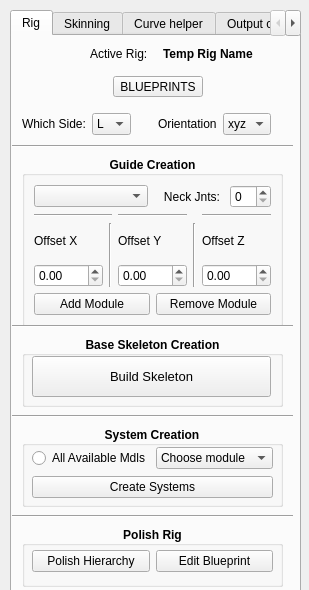
<?xml version="1.0" encoding="UTF-8"?>
<ui version="4.0">
 <class>Form</class>
 <widget class="QWidget" name="Form">
  <property name="geometry">
   <rect>
    <x>0</x>
    <y>0</y>
    <width>309</width>
    <height>590</height>
   </rect>
  </property>
  <property name="windowTitle">
   <string>Form</string>
  </property>
  <widget class="QTabWidget" name="tabWidget">
   <property name="geometry">
    <rect>
     <x>10</x>
     <y>10</y>
     <width>291</width>
     <height>601</height>
    </rect>
   </property>
   <property name="currentIndex">
    <number>0</number>
   </property>
   <widget class="QWidget" name="tab_rig">
    <attribute name="title">
     <string>Rig</string>
    </attribute>
    <widget class="QGroupBox" name="groupBox">
     <property name="geometry">
      <rect>
       <x>10</x>
       <y>120</y>
       <width>261</width>
       <height>171</height>
      </rect>
     </property>
     <property name="sizePolicy">
      <sizepolicy hsizetype="Preferred" vsizetype="Preferred">
       <horstretch>0</horstretch>
       <verstretch>0</verstretch>
      </sizepolicy>
     </property>
     <property name="font">
      <font>
       <family>MS Shell Dlg 2</family>
       <weight>75</weight>
       <italic>false</italic>
       <bold>true</bold>
       <underline>false</underline>
       <strikeout>false</strikeout>
       <kerning>false</kerning>
      </font>
     </property>
     <property name="title">
      <string>Guide Creation</string>
     </property>
     <property name="alignment">
      <set>Qt::AlignCenter</set>
     </property>
     <property name="checkable">
      <bool>false</bool>
     </property>
     <layout class="QGridLayout" name="gridLayout">
      <item row="1" column="0">
       <layout class="QGridLayout" name="gridLayout_3">
        <item row="0" column="0">
         <widget class="QComboBox" name="module_picker_ddbox"/>
        </item>
        <item row="0" column="1">
         <layout class="QGridLayout" name="gridLayout_4">
          <item row="0" column="1">
           <widget class="QSpinBox" name="neck_num_SpinBox">
            <property name="sizePolicy">
             <sizepolicy hsizetype="Minimum" vsizetype="Minimum">
              <horstretch>0</horstretch>
              <verstretch>0</verstretch>
             </sizepolicy>
            </property>
            <property name="font">
             <font>
              <weight>50</weight>
              <bold>false</bold>
             </font>
            </property>
           </widget>
          </item>
          <item row="0" column="0">
           <widget class="QLabel" name="neck_num_lbl">
            <property name="font">
             <font>
              <weight>50</weight>
              <bold>false</bold>
             </font>
            </property>
            <property name="text">
             <string>   Neck Jnts: </string>
            </property>
           </widget>
          </item>
         </layout>
        </item>
       </layout>
      </item>
      <item row="3" column="0">
       <layout class="QGridLayout" name="gridLayout_2">
        <item row="0" column="0">
         <widget class="QPushButton" name="add_mdl_btn">
          <property name="font">
           <font>
            <weight>50</weight>
            <bold>false</bold>
           </font>
          </property>
          <property name="text">
           <string>Add Module</string>
          </property>
         </widget>
        </item>
        <item row="0" column="1">
         <widget class="QPushButton" name="remove_mdl_btn">
          <property name="font">
           <font>
            <weight>50</weight>
            <bold>false</bold>
           </font>
          </property>
          <property name="text">
           <string>Remove Module</string>
          </property>
         </widget>
        </item>
       </layout>
      </item>
      <item row="2" column="0">
       <layout class="QGridLayout" name="gridLayout_15">
        <item row="1" column="1" rowspan="2">
         <widget class="Line" name="line">
          <property name="orientation">
           <enum>Qt::Vertical</enum>
          </property>
         </widget>
        </item>
        <item row="1" column="4">
         <widget class="QLabel" name="Offset_Z_lbl">
          <property name="font">
           <font>
            <weight>50</weight>
            <bold>false</bold>
           </font>
          </property>
          <property name="text">
           <string>Offset Z</string>
          </property>
         </widget>
        </item>
        <item row="1" column="0">
         <widget class="QLabel" name="Offset_X_lbl">
          <property name="font">
           <font>
            <weight>50</weight>
            <bold>false</bold>
           </font>
          </property>
          <property name="text">
           <string>Offset X</string>
          </property>
         </widget>
        </item>
        <item row="1" column="2">
         <widget class="QLabel" name="Offset_Y_lbl">
          <property name="font">
           <font>
            <weight>50</weight>
            <bold>false</bold>
           </font>
          </property>
          <property name="text">
           <string>Offset Y</string>
          </property>
         </widget>
        </item>
        <item row="2" column="0">
         <widget class="QDoubleSpinBox" name="offset_Xaxes_spinbx">
          <property name="font">
           <font>
            <weight>50</weight>
            <bold>false</bold>
           </font>
          </property>
         </widget>
        </item>
        <item row="2" column="4">
         <widget class="QDoubleSpinBox" name="offset_Zaxes_spinbx">
          <property name="font">
           <font>
            <weight>50</weight>
            <bold>false</bold>
           </font>
          </property>
         </widget>
        </item>
        <item row="2" column="2">
         <widget class="QDoubleSpinBox" name="offset_Yaxes_spinbx">
          <property name="font">
           <font>
            <weight>50</weight>
            <bold>false</bold>
           </font>
          </property>
         </widget>
        </item>
        <item row="1" column="3" rowspan="2">
         <widget class="Line" name="line_6">
          <property name="orientation">
           <enum>Qt::Vertical</enum>
          </property>
         </widget>
        </item>
        <item row="0" column="0" colspan="2">
         <widget class="Line" name="line_7">
          <property name="orientation">
           <enum>Qt::Horizontal</enum>
          </property>
         </widget>
        </item>
        <item row="0" column="2">
         <widget class="Line" name="line_8">
          <property name="orientation">
           <enum>Qt::Horizontal</enum>
          </property>
         </widget>
        </item>
        <item row="0" column="4">
         <widget class="Line" name="line_9">
          <property name="orientation">
           <enum>Qt::Horizontal</enum>
          </property>
         </widget>
        </item>
       </layout>
      </item>
     </layout>
    </widget>
    <widget class="QGroupBox" name="base_skeleton_box">
     <property name="enabled">
      <bool>true</bool>
     </property>
     <property name="geometry">
      <rect>
       <x>10</x>
       <y>300</y>
       <width>261</width>
       <height>71</height>
      </rect>
     </property>
     <property name="font">
      <font>
       <weight>75</weight>
       <bold>true</bold>
      </font>
     </property>
     <property name="title">
      <string>Base Skeleton Creation</string>
     </property>
     <property name="alignment">
      <set>Qt::AlignCenter</set>
     </property>
     <widget class="QPushButton" name="build_skeleton_btn">
      <property name="geometry">
       <rect>
        <x>10</x>
        <y>20</y>
        <width>239</width>
        <height>41</height>
       </rect>
      </property>
      <property name="baseSize">
       <size>
        <width>40</width>
        <height>49</height>
       </size>
      </property>
      <property name="font">
       <font>
        <pointsize>10</pointsize>
        <weight>50</weight>
        <bold>false</bold>
       </font>
      </property>
      <property name="text">
       <string>Build Skeleton</string>
      </property>
     </widget>
    </widget>
    <widget class="QGroupBox" name="groupBox_3">
     <property name="geometry">
      <rect>
       <x>10</x>
       <y>390</y>
       <width>261</width>
       <height>81</height>
      </rect>
     </property>
     <property name="font">
      <font>
       <weight>75</weight>
       <bold>true</bold>
      </font>
     </property>
     <property name="title">
      <string>System Creation</string>
     </property>
     <property name="alignment">
      <set>Qt::AlignCenter</set>
     </property>
     <widget class="QWidget" name="gridLayoutWidget_7">
      <property name="geometry">
       <rect>
        <x>10</x>
        <y>20</y>
        <width>241</width>
        <height>53</height>
       </rect>
      </property>
      <layout class="QGridLayout" name="gridLayout_8">
       <item row="1" column="0">
        <widget class="QPushButton" name="Create_systems_btn">
         <property name="font">
          <font>
           <weight>50</weight>
           <bold>false</bold>
           <underline>false</underline>
           <strikeout>false</strikeout>
          </font>
         </property>
         <property name="text">
          <string>Create Systems</string>
         </property>
        </widget>
       </item>
       <item row="0" column="0">
        <layout class="QGridLayout" name="gridLayout_11">
         <item row="0" column="1">
          <widget class="QComboBox" name="Sys_choose_mdl_ddbox">
           <property name="font">
            <font>
             <weight>50</weight>
             <bold>false</bold>
            </font>
           </property>
           <item>
            <property name="text">
             <string>Choose module</string>
            </property>
           </item>
          </widget>
         </item>
         <item row="0" column="0">
          <widget class="QRadioButton" name="Sys_add_mdl_radioBtn">
           <property name="font">
            <font>
             <weight>50</weight>
             <bold>false</bold>
            </font>
           </property>
           <property name="text">
            <string>All Available Mdls</string>
           </property>
          </widget>
         </item>
        </layout>
       </item>
      </layout>
     </widget>
    </widget>
    <widget class="Line" name="line_2">
     <property name="geometry">
      <rect>
       <x>0</x>
       <y>100</y>
       <width>281</width>
       <height>20</height>
      </rect>
     </property>
     <property name="orientation">
      <enum>Qt::Horizontal</enum>
     </property>
    </widget>
    <widget class="Line" name="line_3">
     <property name="geometry">
      <rect>
       <x>0</x>
       <y>280</y>
       <width>281</width>
       <height>20</height>
      </rect>
     </property>
     <property name="orientation">
      <enum>Qt::Horizontal</enum>
     </property>
    </widget>
    <widget class="QGroupBox" name="groupBox_4">
     <property name="geometry">
      <rect>
       <x>10</x>
       <y>490</y>
       <width>261</width>
       <height>61</height>
      </rect>
     </property>
     <property name="font">
      <font>
       <weight>75</weight>
       <bold>true</bold>
      </font>
     </property>
     <property name="title">
      <string>Polish Rig</string>
     </property>
     <property name="alignment">
      <set>Qt::AlignCenter</set>
     </property>
     <widget class="QWidget" name="gridLayoutWidget_9">
      <property name="geometry">
       <rect>
        <x>10</x>
        <y>20</y>
        <width>241</width>
        <height>31</height>
       </rect>
      </property>
      <layout class="QGridLayout" name="gridLayout_10">
       <item row="0" column="1">
        <widget class="QPushButton" name="Polish_btn">
         <property name="font">
          <font>
           <weight>50</weight>
           <bold>false</bold>
           <underline>false</underline>
           <strikeout>false</strikeout>
          </font>
         </property>
         <property name="text">
          <string>Polish Hierarchy</string>
         </property>
        </widget>
       </item>
       <item row="0" column="2">
        <widget class="QPushButton" name="Polish_btn_2">
         <property name="font">
          <font>
           <weight>50</weight>
           <bold>false</bold>
           <underline>false</underline>
           <strikeout>false</strikeout>
          </font>
         </property>
         <property name="text">
          <string>Edit Blueprint</string>
         </property>
        </widget>
       </item>
      </layout>
     </widget>
    </widget>
    <widget class="Line" name="line_4">
     <property name="geometry">
      <rect>
       <x>0</x>
       <y>370</y>
       <width>281</width>
       <height>20</height>
      </rect>
     </property>
     <property name="orientation">
      <enum>Qt::Horizontal</enum>
     </property>
    </widget>
    <widget class="Line" name="line_5">
     <property name="geometry">
      <rect>
       <x>0</x>
       <y>470</y>
       <width>281</width>
       <height>20</height>
      </rect>
     </property>
     <property name="orientation">
      <enum>Qt::Horizontal</enum>
     </property>
    </widget>
    <widget class="QWidget" name="gridLayoutWidget_11">
     <property name="geometry">
      <rect>
       <x>70</x>
       <y>0</y>
       <width>171</width>
       <height>36</height>
      </rect>
     </property>
     <layout class="QGridLayout" name="gridLayout_12">
      <property name="leftMargin">
       <number>8</number>
      </property>
      <property name="spacing">
       <number>0</number>
      </property>
      <item row="0" column="1">
       <widget class="QLabel" name="rig_name_temp">
        <property name="font">
         <font>
          <pointsize>9</pointsize>
          <weight>75</weight>
          <bold>true</bold>
         </font>
        </property>
        <property name="text">
         <string>Temp Rig Name</string>
        </property>
       </widget>
      </item>
      <item row="0" column="0">
       <widget class="QLabel" name="label_2">
        <property name="enabled">
         <bool>true</bool>
        </property>
        <property name="text">
         <string>Active Rig:</string>
        </property>
       </widget>
      </item>
     </layout>
    </widget>
    <widget class="QLabel" name="image_lbl">
     <property name="geometry">
      <rect>
       <x>10</x>
       <y>10</y>
       <width>61</width>
       <height>61</height>
      </rect>
     </property>
     <property name="sizePolicy">
      <sizepolicy hsizetype="Minimum" vsizetype="Minimum">
       <horstretch>0</horstretch>
       <verstretch>0</verstretch>
      </sizepolicy>
     </property>
     <property name="text">
      <string/>
     </property>
     <property name="pixmap">
      <pixmap>E:/YR2/Branding/logo_new_transparent.png</pixmap>
     </property>
     <property name="scaledContents">
      <bool>true</bool>
     </property>
    </widget>
    <widget class="QWidget" name="gridLayoutWidget_4">
     <property name="geometry">
      <rect>
       <x>10</x>
       <y>30</y>
       <width>271</width>
       <height>81</height>
      </rect>
     </property>
     <layout class="QGridLayout" name="gridLayout_5">
      <item row="0" column="0">
       <layout class="QHBoxLayout" name="horizontalLayout_5">
        <item>
         <spacer name="horizontalSpacer_2">
          <property name="orientation">
           <enum>Qt::Horizontal</enum>
          </property>
          <property name="sizeHint" stdset="0">
           <size>
            <width>40</width>
            <height>20</height>
           </size>
          </property>
         </spacer>
        </item>
        <item>
         <widget class="QToolButton" name="blueprints_menu_toolbtn">
          <property name="minimumSize">
           <size>
            <width>10</width>
            <height>11</height>
           </size>
          </property>
          <property name="maximumSize">
           <size>
            <width>16777215</width>
            <height>16777215</height>
           </size>
          </property>
          <property name="text">
           <string>BLUEPRINTS</string>
          </property>
         </widget>
        </item>
        <item>
         <spacer name="horizontalSpacer_3">
          <property name="orientation">
           <enum>Qt::Horizontal</enum>
          </property>
          <property name="sizeHint" stdset="0">
           <size>
            <width>10</width>
            <height>20</height>
           </size>
          </property>
         </spacer>
        </item>
       </layout>
      </item>
      <item row="1" column="0">
       <layout class="QGridLayout" name="gridLayout_7">
        <item row="0" column="0">
         <widget class="QLabel" name="whichside_lbl">
          <property name="text">
           <string>Which Side:</string>
          </property>
         </widget>
        </item>
        <item row="0" column="1">
         <widget class="QComboBox" name="whichside_ddbox">
          <item>
           <property name="text">
            <string>L</string>
           </property>
          </item>
          <item>
           <property name="text">
            <string>R</string>
           </property>
          </item>
         </widget>
        </item>
        <item row="0" column="3">
         <layout class="QGridLayout" name="gridLayout_9">
          <item row="0" column="0">
           <widget class="QLabel" name="orientation_lbl">
            <property name="text">
             <string>Orientation</string>
            </property>
           </widget>
          </item>
          <item row="0" column="1">
           <widget class="QComboBox" name="orientation_ddbox">
            <item>
             <property name="text">
              <string>xyz</string>
             </property>
            </item>
            <item>
             <property name="text">
              <string>yzx</string>
             </property>
            </item>
           </widget>
          </item>
          <item row="0" column="2">
           <spacer name="horizontalSpacer_4">
            <property name="orientation">
             <enum>Qt::Horizontal</enum>
            </property>
            <property name="sizeHint" stdset="0">
             <size>
              <width>40</width>
              <height>20</height>
             </size>
            </property>
           </spacer>
          </item>
         </layout>
        </item>
        <item row="0" column="2">
         <spacer name="horizontalSpacer">
          <property name="orientation">
           <enum>Qt::Horizontal</enum>
          </property>
          <property name="sizeHint" stdset="0">
           <size>
            <width>40</width>
            <height>20</height>
           </size>
          </property>
         </spacer>
        </item>
       </layout>
      </item>
     </layout>
    </widget>
   </widget>
   <widget class="QWidget" name="tab_skinning">
    <attribute name="title">
     <string>Skinning</string>
    </attribute>
    <widget class="QGroupBox" name="groupBox_5">
     <property name="geometry">
      <rect>
       <x>9</x>
       <y>149</y>
       <width>261</width>
       <height>231</height>
      </rect>
     </property>
     <property name="title">
      <string>GroupBox</string>
     </property>
     <widget class="QLabel" name="label_6">
      <property name="geometry">
       <rect>
        <x>10</x>
        <y>30</y>
        <width>251</width>
        <height>51</height>
       </rect>
      </property>
      <property name="text">
       <string>&gt; tools I feel necessary for skinning like exporting</string>
      </property>
     </widget>
     <widget class="QLabel" name="label_5">
      <property name="geometry">
       <rect>
        <x>20</x>
        <y>110</y>
        <width>221</width>
        <height>51</height>
       </rect>
      </property>
      <property name="text">
       <string>&gt; options to add desired skin clusters</string>
      </property>
     </widget>
     <widget class="QLabel" name="label_4">
      <property name="geometry">
       <rect>
        <x>20</x>
        <y>140</y>
        <width>221</width>
        <height>51</height>
       </rect>
      </property>
      <property name="text">
       <string>&gt; Creates skn_joints selection set</string>
      </property>
     </widget>
     <widget class="QLabel" name="label_9">
      <property name="geometry">
       <rect>
        <x>20</x>
        <y>60</y>
        <width>221</width>
        <height>51</height>
       </rect>
      </property>
      <property name="text">
       <string>&gt; buttons to let me quickly cut up and proxy </string>
      </property>
     </widget>
     <widget class="QLabel" name="label_10">
      <property name="geometry">
       <rect>
        <x>30</x>
        <y>90</y>
        <width>221</width>
        <height>16</height>
       </rect>
      </property>
      <property name="text">
       <string>deform a mesh. Like duplicating selected geo</string>
      </property>
     </widget>
     <widget class="QLabel" name="label_16">
      <property name="geometry">
       <rect>
        <x>20</x>
        <y>100</y>
        <width>241</width>
        <height>16</height>
       </rect>
      </property>
      <property name="text">
       <string>seperate it and a button to constrain to skn joint</string>
      </property>
     </widget>
    </widget>
    <widget class="QLabel" name="skinning_image_lbl">
     <property name="geometry">
      <rect>
       <x>110</x>
       <y>20</y>
       <width>61</width>
       <height>61</height>
      </rect>
     </property>
     <property name="sizePolicy">
      <sizepolicy hsizetype="Minimum" vsizetype="Minimum">
       <horstretch>0</horstretch>
       <verstretch>0</verstretch>
      </sizepolicy>
     </property>
     <property name="text">
      <string/>
     </property>
     <property name="pixmap">
      <pixmap>E:/YR2/Branding/logo_new_transparent.png</pixmap>
     </property>
     <property name="scaledContents">
      <bool>true</bool>
     </property>
    </widget>
    <widget class="QLabel" name="label_3">
     <property name="geometry">
      <rect>
       <x>120</x>
       <y>440</y>
       <width>61</width>
       <height>51</height>
      </rect>
     </property>
     <property name="font">
      <font>
       <pointsize>20</pointsize>
      </font>
     </property>
     <property name="text">
      <string>WIP</string>
     </property>
    </widget>
   </widget>
   <widget class="QWidget" name="tab_curve_helper">
    <attribute name="title">
     <string>Curve helper</string>
    </attribute>
    <widget class="QLabel" name="label">
     <property name="geometry">
      <rect>
       <x>110</x>
       <y>80</y>
       <width>51</width>
       <height>41</height>
      </rect>
     </property>
     <property name="font">
      <font>
       <pointsize>20</pointsize>
      </font>
     </property>
     <property name="text">
      <string>WIP</string>
     </property>
    </widget>
    <widget class="QLabel" name="label_17">
     <property name="geometry">
      <rect>
       <x>20</x>
       <y>150</y>
       <width>271</width>
       <height>16</height>
      </rect>
     </property>
     <property name="text">
      <string>&gt; Give me some options to reduce referencing erros</string>
     </property>
    </widget>
    <widget class="QLabel" name="label_18">
     <property name="geometry">
      <rect>
       <x>20</x>
       <y>170</y>
       <width>281</width>
       <height>16</height>
      </rect>
     </property>
     <property name="text">
      <string>like storing names and checking previous versions for </string>
     </property>
    </widget>
    <widget class="QLabel" name="label_19">
     <property name="geometry">
      <rect>
       <x>20</x>
       <y>190</y>
       <width>161</width>
       <height>16</height>
      </rect>
     </property>
     <property name="text">
      <string>any discrepancy's</string>
     </property>
    </widget>
   </widget>
   <widget class="QWidget" name="tab_export">
    <attribute name="title">
     <string>Output options</string>
    </attribute>
    <widget class="QLabel" name="label_7">
     <property name="geometry">
      <rect>
       <x>110</x>
       <y>0</y>
       <width>61</width>
       <height>61</height>
      </rect>
     </property>
     <property name="font">
      <font>
       <pointsize>20</pointsize>
      </font>
     </property>
     <property name="text">
      <string>WIP</string>
     </property>
    </widget>
    <widget class="QLabel" name="label_14">
     <property name="geometry">
      <rect>
       <x>0</x>
       <y>60</y>
       <width>281</width>
       <height>20</height>
      </rect>
     </property>
     <property name="font">
      <font>
       <pointsize>9</pointsize>
       <weight>75</weight>
       <bold>true</bold>
      </font>
     </property>
     <property name="text">
      <string>-- SAVE YOUR WORK BEFORE EXPORTING!!! --</string>
     </property>
    </widget>
    <widget class="QWidget" name="gridLayoutWidget">
     <property name="geometry">
      <rect>
       <x>30</x>
       <y>210</y>
       <width>231</width>
       <height>111</height>
      </rect>
     </property>
     <layout class="QGridLayout" name="gridLayout_13">
      <item row="2" column="0">
       <widget class="QLabel" name="label_13">
        <property name="text">
         <string>* If referenced, Imports Rig. </string>
        </property>
       </widget>
      </item>
      <item row="0" column="0">
       <widget class="QLabel" name="label_11">
        <property name="text">
         <string>On Exporting, these commands will also run:</string>
        </property>
       </widget>
      </item>
      <item row="1" column="0">
       <widget class="QLabel" name="label_12">
        <property name="text">
         <string>* Control rig will be removed.</string>
        </property>
       </widget>
      </item>
      <item row="3" column="0">
       <widget class="QLabel" name="label_15">
        <property name="text">
         <string>* Animation will be baked to joints.</string>
        </property>
       </widget>
      </item>
     </layout>
    </widget>
    <widget class="QWidget" name="horizontalLayoutWidget_4">
     <property name="geometry">
      <rect>
       <x>20</x>
       <y>330</y>
       <width>241</width>
       <height>61</height>
      </rect>
     </property>
     <layout class="QHBoxLayout" name="horizontalLayout_4">
      <item>
       <widget class="QPushButton" name="pushButton_10">
        <property name="minimumSize">
         <size>
          <width>50</width>
          <height>50</height>
         </size>
        </property>
        <property name="font">
         <font>
          <pointsize>11</pointsize>
          <weight>75</weight>
          <bold>true</bold>
         </font>
        </property>
        <property name="text">
         <string>EXPORT</string>
        </property>
       </widget>
      </item>
     </layout>
    </widget>
    <widget class="QWidget" name="gridLayoutWidget_2">
     <property name="geometry">
      <rect>
       <x>10</x>
       <y>90</y>
       <width>261</width>
       <height>113</height>
      </rect>
     </property>
     <layout class="QGridLayout" name="gridLayout_14">
      <item row="0" column="0">
       <layout class="QHBoxLayout" name="horizontalLayout">
        <item>
         <widget class="QLabel" name="file_name_lbl">
          <property name="text">
           <string>FileName:</string>
          </property>
         </widget>
        </item>
        <item>
         <widget class="QLineEdit" name="file_name_lineEdit"/>
        </item>
        <item>
         <widget class="QLabel" name="fbx_lbl">
          <property name="text">
           <string>.fbx</string>
          </property>
         </widget>
        </item>
       </layout>
      </item>
      <item row="1" column="0">
       <layout class="QHBoxLayout" name="horizontalLayout_2">
        <item>
         <widget class="QLineEdit" name="location_picker_lineEdit">
          <property name="text">
           <string>LOCATION PICKER</string>
          </property>
         </widget>
        </item>
        <item>
         <widget class="QPushButton" name="browse_folder_btn">
          <property name="text">
           <string>Browse</string>
          </property>
         </widget>
        </item>
       </layout>
      </item>
      <item row="2" column="0">
       <layout class="QHBoxLayout" name="horizontalLayout_3">
        <property name="spacing">
         <number>0</number>
        </property>
        <item>
         <widget class="QPushButton" name="pushButton_7">
          <property name="minimumSize">
           <size>
            <width>50</width>
            <height>50</height>
           </size>
          </property>
          <property name="text">
           <string>Include Motion</string>
          </property>
         </widget>
        </item>
        <item>
         <widget class="QPushButton" name="pushButton_8">
          <property name="sizePolicy">
           <sizepolicy hsizetype="Minimum" vsizetype="Fixed">
            <horstretch>0</horstretch>
            <verstretch>0</verstretch>
           </sizepolicy>
          </property>
          <property name="minimumSize">
           <size>
            <width>50</width>
            <height>50</height>
           </size>
          </property>
          <property name="font">
           <font>
            <family>MS Shell Dlg 2</family>
            <stylestrategy>PreferDefault</stylestrategy>
           </font>
          </property>
          <property name="text">
           <string>Include Mesh</string>
          </property>
         </widget>
        </item>
        <item>
         <widget class="QPushButton" name="pushButton_9">
          <property name="minimumSize">
           <size>
            <width>50</width>
            <height>50</height>
           </size>
          </property>
          <property name="font">
           <font>
            <family>Nirmala UI</family>
            <underline>false</underline>
            <strikeout>false</strikeout>
           </font>
          </property>
          <property name="mouseTracking">
           <bool>false</bool>
          </property>
          <property name="layoutDirection">
           <enum>Qt::LeftToRight</enum>
          </property>
          <property name="text">
           <string>Skeleton Cleanup</string>
          </property>
         </widget>
        </item>
       </layout>
      </item>
     </layout>
    </widget>
   </widget>
  </widget>
 </widget>
 <resources/>
 <connections/>
</ui>
